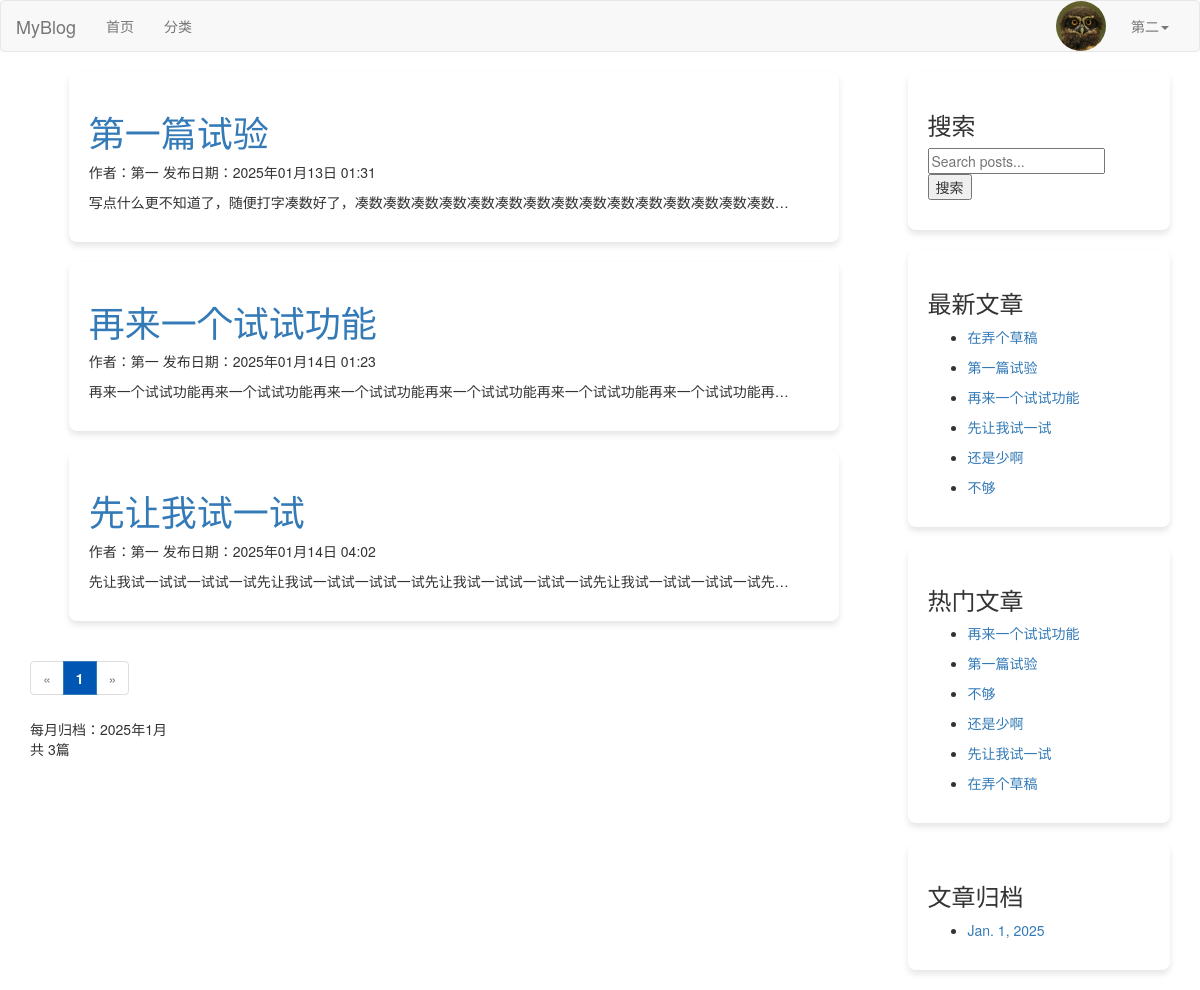
Before: /archives/2025/1/ (signed in) with the older database file.
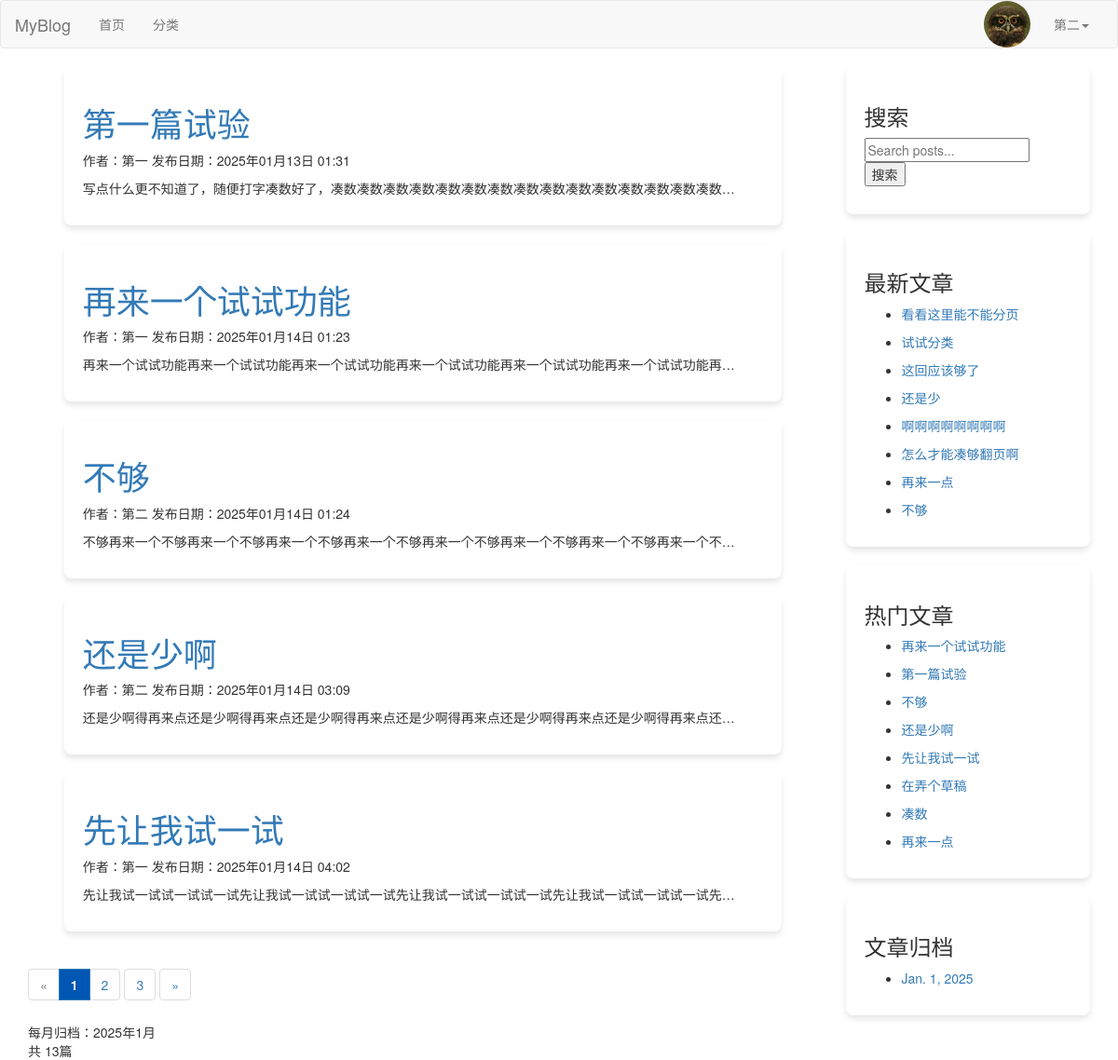
After: the same page with the newer database file.
### blog/models.py (models this page shows, shortened)
class Post(models.Model):
    DRAFT = 'draft'
    PUBLISHED = 'published'
    STATUS_CHOICES = [
        (DRAFT, '草稿'),
        (PUBLISHED, '已发布'),
    ]
    title = models.CharField(max_length=61, verbose_name="文章标题")
    desc = models.TextField(max_length=200, blank=True, default="", verbose_name="文章描述")
    category = models.ForeignKey(Category, on_delete=models.CASCADE, verbose_name="分类")
    content = models.TextField(verbose_name="文章详情")
    tags = models.ForeignKey(Tag, on_delete=models.CASCADE, verbose_name="文章标签")
    owner = models.ForeignKey(User, on_delete=models.CASCADE, verbose_name="作者")
    is_hot=models.BooleanField(default=False, verbose_name='是否热门')
    pv=models.IntegerField(default=0,verbose_name='浏览量')
    add_date = models.DateTimeField(auto_now_add=True, verbose_name="添加时间")
    pub_date = models.DateTimeField(auto_now=True, verbose_name="修改时间")
    status = models.CharField(max_length=10, choices=STATUS_CHOICES, default=DRAFT, verbose_name="状态")
    class Meta:
        verbose_name = "文章"
        verbose_name_plural = verbose_name

class Sidebar(models.Model):
    STATUS = (
        (1,'隐藏'),
        (2,'展示')
    )
    DISPLAY_TYPE = (
        (1,'搜索'),
        (2,'最新文章'),
        (3,'最热文章'),
        (4,'最近评论'),
        (5,'文章归档'),
        (6,'HTML')
    )
    title = models.CharField(max_length=50,verbose_name='模块名称')
    display_type = models.PositiveIntegerField(default=1,choices=DISPLAY_TYPE,verbose_name="展示类型")
    content = models.CharField(max_length=500,blank=True,default='',verbose_name="内容", help_text='如果设置的不是HTML类型，可为空')
    sort = models.PositiveIntegerField(default=1,verbose_name='排序',help_text='序号越大越靠前')
    status = models.PositiveIntegerField(default=2,choices=STATUS,verbose_name='状态')
    add_date = models.DateTimeField(auto_now_add=True,verbose_name="创建时间")
    class Meta:
        verbose_name="侧边栏"
        verbose_name_plural = verbose_name
        ordering = ['-sort']
    @classmethod
    def get_sidebar(cls):
        return cls.objects.filter(status=2)
    @property
    def get_content(self):
        if self.display_type == 1:
            context = {
            }
            return render_to_string('search.html', context=context)
        elif self.display_type == 2:
            context = {
            }
            return render_to_string('new_post.html', context=context)
        elif self.display_type == 3:
            context = {
            }
            return render_to_string('hot_post.html', context=context)
        elif self.display_type == 4:
            context = {
            }
            return render_to_string('comment.html', context=context)
        elif self.display_type == 5:
            context = {
            }
            return render_to_string('archives.html', context=context)
        elif self.display_type == 6:
            return self.content

### blog/views.py (the view)
# urls.py: path('archives/<int:year>/<int:month>/', views.archives, name='archives'),
def archives(request, year, month):
    post_queryset = Post.objects.filter(
        status=Post.PUBLISHED,
        add_date__year=year,
        add_date__month=month
    )
    paginator = Paginator(post_queryset, 5)  # 每页 5 篇文章
    page = request.GET.get('page')
    try:
        posts = paginator.page(page)
    except PageNotAnInteger:
        posts = paginator.page(1)
    except EmptyPage:
        posts = paginator.page(paginator.num_pages)
    context = {'posts': posts, 'year': year, 'month': month}
    return render(request, 'archives_list.html', context)

### blog/templatetags/category.py (called while the page is built)
@register.simple_tag
def get_sidebar_list():
    return Sidebar.get_sidebar()

@register.simple_tag
def get_new_post():
    return Post.objects.order_by('-pub_date')[:8]

@register.simple_tag
def get_hot_pv_post():
    return Post.objects.order_by('-pv')[:8]

@register.simple_tag
def get_archives():
    return Post.objects.dates('add_date', 'month', order='DESC')[:8]

### blog/templates/archives_list.html (shortened to what this page needs)
{% extends 'base.html' %}
{% load static %}
{% load category %}
{% block css %}
    <link rel="stylesheet" href="{% static 'css/account.css' %}">
{% endblock %}
{% block content_left %}
    <section class="section">
        <div class="container blog-container">
            {% for post in posts %}
                <div class="box blog-box">
                    <h1 class="title">
                        <a href="{% url 'blog:post_detail' post.id %}">{{ post.title }}</a>
                    </h1>
                    <p class="subtitle">
                        作者：{{ post.owner.username }} 发布日期：{{ post.add_date|date:"Y年m月d日 H:i" }}
                    </p>
                    <p>{{ post.content|truncatechars:50 }}</p>
                </div>
            {% empty %}
                <p>暂无文章。</p>
            {% endfor %}
        </div>
        <nav aria-label="Page navigation">
            <ul class="pagination">
                {% if posts.has_previous %}
                    <li>
                        <a href="?page={{ posts.previous_page_number }}" aria-label="Previous">
                            <span aria-hidden="true">«</span>
                        </a>
                    </li>
                {% else %}
                    <li class="disabled">
                        <span aria-hidden="true">«</span>
                    </li>
                {% endif %}
                {% for num in posts.paginator.page_range %}
                    {% if posts.number == num %}
                        <li class="active">
                            <span>{{ num }} <span class="sr-only">(current)</span></span>
                        </li>
                    {% else %}
                        <li>
                            <a href="?page={{ num }}">{{ num }}</a>
                        </li>
                    {% endif %}
                {% endfor %}
                {% if posts.has_next %}
                    <li>
                        <a href="?page={{ posts.next_page_number }}" aria-label="Next">
                            <span aria-hidden="true">»</span>
                        </a>
                    </li>
                {% else %}
                    <li class="disabled">
                        <span aria-hidden="true">»</span>
                    </li>
                {% endif %}
            </ul>
        </nav>
    </section>
    <div class="box">
        每月归档：{{ year }}年{{ month }}月
        <div>
            <span>共</span>
            <span>{{ posts.paginator.count }}篇</span>
        </div>
    </div>
{% endblock %}

### blog/templates/base.html (shortened to what this page needs)
{% load static %}
{% load category %}
<!DOCTYPE html>
<html lang="en">
<head>
    <link rel="stylesheet" href="{% static 'plugin/bootstrap/css/bootstrap.css' %}">
    <link rel="stylesheet" href="{% static 'plugin/font-awesome/css/font-awesome.min.css' %}">
    <link rel="stylesheet" href="{% static 'css/blog.css' %}">
    {% block css %}{% endblock %}
</head>
<body>
<nav class="navbar navbar-default">
    <div class="container-fluid">
        <div class="navbar-header">
            <a class="navbar-brand" href="#">MyBlog</a>
        </div>
        <div class="collapse navbar-collapse" id="bs-example-navbar-collapse-1">
            <ul class="nav navbar-nav">
                <li><a href="{% url 'blog:index' %}">首页<span class="sr-only">(current)</span></a></li>
                <li><a href="{% url 'blog:category_list' %}">分类</a></li>
            </ul>
            <ul class="nav navbar-nav navbar-right">
                {% if request.user.is_authenticated %}
                    <li class="user-avatar">
                        <img src="{{ request.user.userprofile.image.url }}" alt="User Avatar" class="avatar-img">
                    </li>
                    <li class="dropdown">
                        <a href="#" class="dropdown-toggle" data-toggle="dropdown" role="button" aria-haspopup="true"
                           aria-expanded="false">
                            {{ request.user.username }}<span class="caret"></span>
                        </a>
                    </li>
                {% else %}
                    <li><a href="{% url 'users:login' %}">登录</a></li>
                    <li><a href="{% url 'users:register' %}" target="_blank">注册</a></li>
                {% endif %}
            </ul>
        </div>
    </div>
</nav>
{% block content %}
    <div class="container content-container">
        <div class="row">
            <div class="col-md-9 content-left">
                {% block content_left %}
                {% endblock %}
            </div>
            <div class="col-md-3 content-right">
                {% block content_right %}
                    {% get_sidebar_list as sidebar_list %}
                    {% for sidebar in sidebar_list %}
                        <div class="blog-box">
                            <h3>{{ sidebar.title }}</h3>
                            <p>{{ sidebar.get_content|safe }}</p>
                        </div>
                    {% endfor %}
                {% endblock %}
            </div>
        </div>
    </div>
{% endblock %}
</body>
</html>

### blog/templates/search.html
<form method="GET" action="{% url 'blog:search' %}" class="search-form">
    <input
            type="text"
            name="keywords"
            placeholder="Search posts..."
            value="{{ request.GET.keywords|default_if_none:'' }}"
            class="search-input"
    >
    <button type="submit" class="search-button">搜索</button>
</form>

### blog/templates/new_post.html
{% load category %}
{% get_new_post as post_list %}
{% for post in post_list %}
    <ul>
    <li><a href="{% url 'blog:post_detail' post.id %}">{{ post.title }}</a> </li>
    </ul>
{% endfor %}

### blog/templates/hot_post.html
{% load category %}
{% get_hot_pv_post as post_list %}
{% for post in post_list %}
    <ul>
    <li><a href="{% url 'blog:post_detail' post.id %}">{{ post.title }}</a> </li>
    </ul>
{% endfor %}

### blog/templates/archives.html
{% load category %}
{% get_archives as archives_list %}
{% for archive in archives_list %}
    <ul>
    <li><a href="{% url 'blog:archives' archive.year archive.month %}">{{ archive }}</a> </li>
    </ul>
{% endfor %}

Changed rows visible on the page:
now on one of the page's lists (row edited): Post: title "不够", owner.username "第二", add_date "2025年01月14日 01:24", content "不够再来一个不够再来一个不够再来一个不够再来一个不够再来一个不够再来一个不够再来一个不够再来一个不…"
now on one of the page's lists (row edited): Post: title "还是少啊", owner.username "第二", add_date "2025年01月14日 03:09", content "还是少啊得再来点还是少啊得再来点还是少啊得再来点还是少啊得再来点还是少啊得再来点还是少啊得再来点还…"
changed Sidebar "最新文章": loses Post (title "在弄个草稿"); loses Post (title "第一篇试验", owner.username "第一", add_date "2025年01月13日 01:31", content "写点什么更不知道了，随便打字凑数好了，凑数凑数凑数凑数凑数凑数凑数凑数凑数凑数凑数凑数凑数凑数凑数…"); loses Post (title "再来一个试试功能", owner.username "第一", add_date "2025年01月14日 01:23", content "再来一个试试功能再来一个试试功能再来一个试试功能再来一个试试功能再来一个试试功能再来一个试试功能再…"); loses Post (title "先让我试一试", owner.username "第一", add_date "2025年01月14日 04:02", content "先让我试一试试一试试一试先让我试一试试一试试一试先让我试一试试一试试一试先让我试一试试一试试一试先…"); loses Post (title "还是少啊")
added Post: title "看看这里能不能分页", shown under Sidebar "最新文章"
added Post: title "试试分类", shown under Sidebar "最新文章"
added Post: title "这回应该够了", shown under Sidebar "最新文章"
added Post: title "还是少", shown under Sidebar "最新文章"
added Post: title "啊啊啊啊啊啊啊啊", shown under Sidebar "最新文章"
added Post: title "怎么才能凑够翻页啊", shown under Sidebar "最新文章"
added Post: title "再来一点"
added Post: title "凑数", shown under Sidebar "热门文章"
Other visible differences:
{{ posts.paginator.count }}: "3" → "13"
new list line: "2"
new list line: "3"
